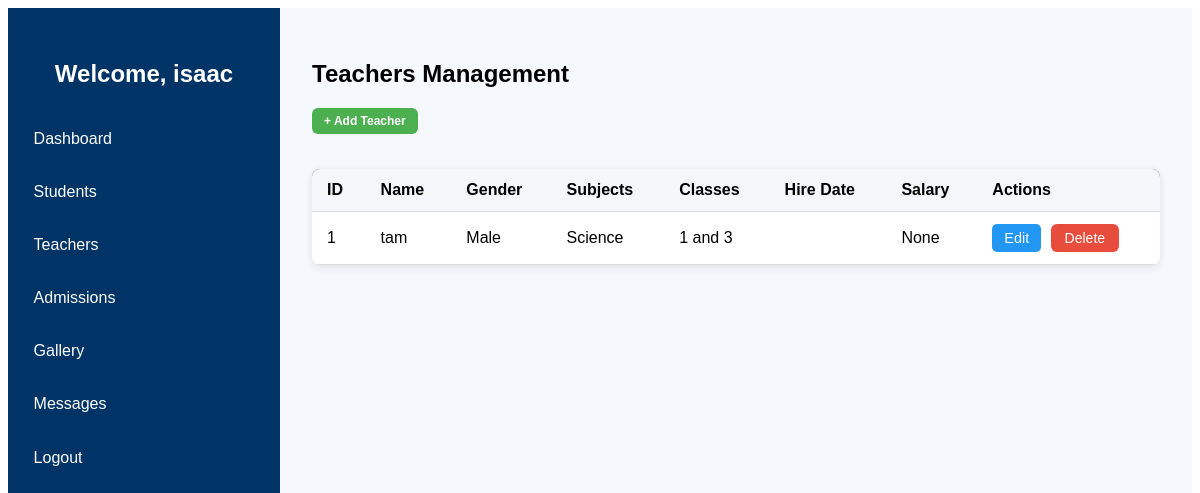
Screenshot of /admin/teachers (signed in) with the database file from the repository.
### app.py (models this page shows)
class Teacher(db.Model):
    id = db.Column(db.Integer, primary_key=True)
    full_name = db.Column(db.String(150), nullable=False)
    dob = db.Column(db.String(50))  # Store as string for simplicity, could be Date
    gender = db.Column(db.String(20), nullable=False)
    contact_number = db.Column(db.String(50))
    email = db.Column(db.String(100))
    subjects = db.Column(db.String(200), nullable=False)
    classes_assigned = db.Column(db.String(200))  # Comma separated or JSON
    hire_date = db.Column(db.String(50))
    salary = db.Column(db.Float)

### app.py (the view)
@app.route("/admin/teachers")
def teachers():
    if "admin" not in session:
        return redirect(url_for("admin_login"))
    teachers = Teacher.query.all()
    return render_template("adminTeachers.html", admin=session["admin"], teachers=teachers)

### templates/adminTeachers.html
{% extends "adminBase.html" %}
{% block content %}
<h2>Teachers Management</h2>
<a href="{{ url_for('add_teacher') }}" class="btn">+ Add Teacher</a>
<table class="teachers-table">
  <thead>
    <tr>
      <th>ID</th>
      <th>Name</th>
      <th>Gender</th>
      <th>Subjects</th>
      <th>Classes</th>
      <th>Hire Date</th>
      <th>Salary</th>
      <th>Actions</th>
    </tr>
  </thead>
  <tbody>
    {% for teacher in teachers %}
    <tr>
      <td>{{ teacher.id }}</td>
      <td>{{ teacher.full_name }}</td>
      <td>{{ teacher.gender }}</td>
      <td>{{ teacher.subjects }}</td>
      <td>{{ teacher.classes_assigned }}</td>
      <td>{{ teacher.hire_date }}</td>
      <td>{{ teacher.salary }}</td>
      <td>
        <a href="{{ url_for('edit_teacher', id=teacher.id) }}" class="edit-btn">Edit</a>
      <a href="{{ url_for('delete_teacher', id=teacher.id) }}" class="btn-delete"
   onclick="return confirm('Are you sure you want to delete this teacher?')">
   Delete
</a>
      </td>
    </tr>
    {% endfor %}
  </tbody>
</table>
{% endblock %}

### static/css/admin.css (style rules this page uses)
.edit-btn { background: #2980b9; color: white; padding: 6px 12px; border-radius: 5px; text-decoration: none; font-size: 14px; }
table.teachers-table, table.students-table { width: 100%; border-collapse: collapse; margin-top: 20px; background-color: #fff; box-shadow: 0 2px 8px rgba(0,0,0,0.1); border-radius: 8px; overflow: hidden; font-family: 'Arial', sans-serif; }
table thead { background-color: #4CAF50; color: white; }
table thead th { padding: 12px 15px; text-align: left; }
table tbody td { padding: 12px 15px; border-bottom: 1px solid #ddd; }
.edit-btn, .delete-btn, .btn { padding: 6px 12px; text-decoration: none; border-radius: 5px; color: #fff; font-size: 0.9rem; margin-right: 5px; transition: all 0.3s ease; }
.edit-btn { background-color: #2196F3; }
.btn { background-color: #4CAF50; margin-bottom: 15px; display: inline-block; }
.btn-edit, .btn-delete { padding: 6px 14px; border-radius: 6px; text-decoration: none; font-size: 14px; font-weight: 500; transition: 0.3s ease; display: inline-block; }
.btn-delete { background-color: #e74c3c; color: white; }
table { width: 100%; border-collapse: collapse; }
table th, table td { padding: 12px; text-align: left; border-bottom: 1px solid #ddd; }
table th { background-color: #f4f6f9; font-weight: 600; }
table thead { background: #34495e; }
table th, table td { padding: 12px; text-align: left; }
table th { font-weight: 600; color: black; }
table tr { border-bottom: 1px solid ; }
.btn { border: none; padding: 6px 12px; border-radius: 6px; cursor: pointer; font-size: 12px; font-weight: 600; }

### rows the page displays
Teacher: id "1", full_name "tam", gender "Male", subjects "Science", classes_assigned "1 and 3", salary "None"

### other values shown
{{ admin }} "isaac"
